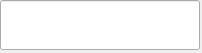
   <widget class="caFrame" name="caFrame_18">
    <property name="geometry">
     <rect>
      <x>864</x>
      <y>1048</y>
      <width>202</width>
      <height>53</height>
     </rect>
    </property>
    <widget class="caGraphics" name="caRectangle_10">
     <property name="geometry">
      <rect>
       <x>0</x>
       <y>1</y>
       <width>200</width>
       <height>50</height>
      </rect>
     </property>
     <property name="foreground">
      <color>
       <red>0</red>
       <green>0</green>
       <blue>0</blue>
      </color>
     </property>
     <property name="linestyle" stdset="0">
      <enum>caGraphics::Solid</enum>
     </property>
     <property name="fillstyle" stdset="0">
      <enum>caGraphics::Filled</enum>
     </property>
     <property name="lineColor">
      <color>
       <red>0</red>
       <green>0</green>
       <blue>0</blue>
      </color>
     </property>
     <property name="form">
      <enum>caGraphics::Rectangle</enum>
     </property>
    </widget>
    <widget class="caFrame" name="caFrame_19">
     <property name="geometry">
      <rect>
       <x>0</x>
       <y>0</y>
       <width>202</width>
       <height>52</height>
      </rect>
     </property>
     <property name="visibility">
      <enum>caFrame::Calc</enum>
     </property>
     <property name="visibilityCalc">
      <string notr="true">A&gt;50&amp;&amp;A&lt;100</string>
     </property>
     <property name="channel" stdset="0">
      <string notr="true">CIREV:FIST:2</string>
     </property>
     <widget class="caLineEdit" name="caLineEdit_59">
      <property name="geometry">
       <rect>
        <x>0</x>
        <y>0</y>
        <width>200</width>
        <height>50</height>
       </rect>
      </property>
      <property name="alignment">
       <set>Qt::AlignAbsolute|Qt::AlignRight|Qt::AlignTrailing|Qt::AlignVCenter</set>
      </property>
      <property name="channel" stdset="0">
       <string notr="true">CIREV:FIST:2</string>
      </property>
      <property name="foreground">
       <color>
        <red>255</red>
        <green>255</green>
        <blue>255</blue>
       </color>
      </property>
      <property name="background">
       <color>
        <red>0</red>
        <green>0</green>
        <blue>0</blue>
       </color>
      </property>
      <property name="colorMode">
       <enum>caLineEdit::Alarm_Static</enum>
      </property>
      <property name="precision">
       <number>1</number>
      </property>
      <property name="precisionMode">
       <enum>caLineEdit::User</enum>
      </property>
      <property name="limitsMode">
       <enum>caLineEdit::User</enum>
      </property>
      <property name="maxValue">
       <double>86.000000000000000</double>
      </property>
      <property name="minValue">
       <double>80.000000000000000</double>
      </property>
      <property name="fontScaleMode">
       <enum>caLineEdit::Height</enum>
      </property>
      <property name="formatType">
       <enum>caLineEdit::decimal</enum>
      </property>
     </widget>
    </widget>
   </widget>
